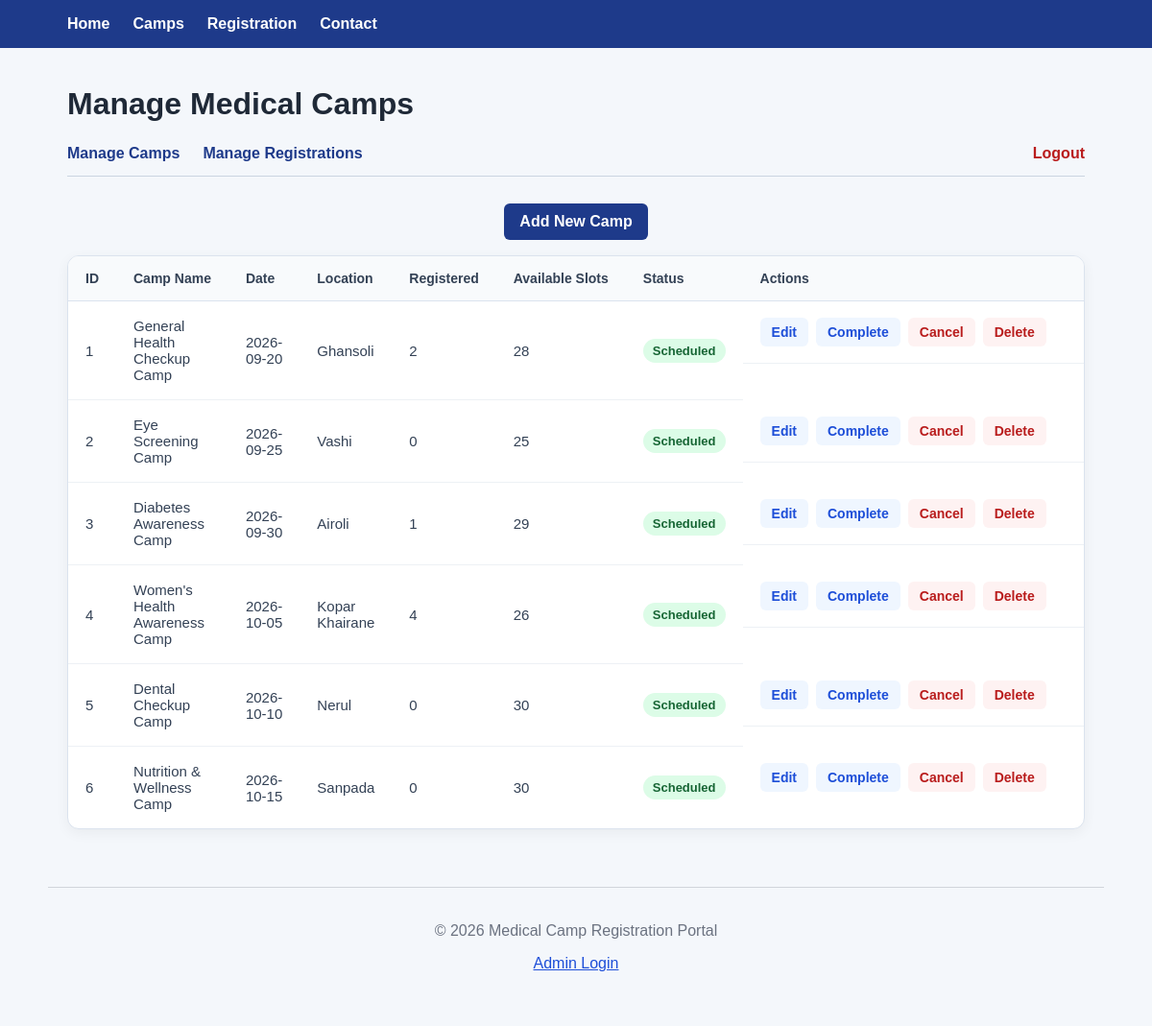
Screenshot of /admin/camps (signed in) with the database file from the repository.
### app/models/camp.py (models this page shows)
class Camp(Base):
    __tablename__ = "camps"
    id = Column(Integer, primary_key=True, index=True)
    name = Column(String(150), nullable=False)
    date = Column(String(20), nullable=False)
    location = Column(String(200), nullable=False)
    description = Column(Text, nullable=True)
    available_slots = Column(Integer, nullable=False)
    status = Column(
        String(20),
        nullable=False,
        default="scheduled"
    )
    registrations = relationship(
        "Registration",
        back_populates="camp"
    )

### app/main.py (the view)
@app.get("/admin/camps")
def admin_camps(
    request: Request,
    db: Session = Depends(get_db),
    admin: AdminUser = Depends(require_admin)
):
    camps = (
        db.query(Camp)
        .order_by(Camp.id)
        .all()
    )
    success = request.session.pop("admin_success", None)
    error = request.session.pop("admin_error", None)
    return templates.TemplateResponse(
        request=request,
        name="admin_camps.html",
        context={
            "camps": camps,
            "success": success,
            "error": error
        }
    )

### app/templates/admin_camps.html (shortened to what this page needs)
{% extends "base.html" %}
{% block content %}
<h1>Manage Medical Camps</h1>
<nav class="admin-nav" aria-label="Admin navigation">
    <a href="/admin/camps">Manage Camps</a>
    <a href="/admin/registrations">Manage Registrations</a>
    <a href="/admin/logout">Logout</a>
</nav>
<p>
    <a class="button" href="/admin/camps/new">
        Add New Camp
    </a>
</p>
{% if camps %}
<div class="table-container">
    <table class="registrations-table camp-management-table">
        <thead>
            <tr>
                <th>ID</th>
                <th>Camp Name</th>
                <th>Date</th>
                <th>Location</th>
                <th>Registered</th>
                <th>Available Slots</th>
                <th>Status</th>
                <th>Actions</th>
            </tr>
        </thead>
        <tbody>
            {% for camp in camps %}
            <tr>
                <td>{{ camp.id }}</td>
                <td>{{ camp.name }}</td>
                <td>{{ camp.date }}</td>
                <td>{{ camp.location }}</td>
                <td>{{ camp.registrations|length }}</td>
                <td>{{ camp.available_slots }}</td>
                <td>
                    <span class="status-badge status-{{ camp.status }}">
                        {{ camp.status|capitalize }}
                    </span>
                </td>
                <td class="action-buttons">
                    <a
                        class="edit-button"
                        href="/admin/camps/{{ camp.id }}/edit"
                    >
                        Edit
                    </a>
                    {% if camp.status == "scheduled" %}
                        <form
                            method="post"
                            action="/admin/camps/{{ camp.id }}/status"
                        >
                            <button
                                type="submit"
                                class="edit-button"
                            >
                                Complete
                            </button>
                        </form>
                        <form
                            method="post"
                            action="/admin/camps/{{ camp.id }}/status"
                        >
                            <button
                                type="submit"
                                class="delete-button"
                                onclick="return confirm('Cancel this medical camp?');"
                            >
                                Cancel
                            </button>
                        </form>
                    {% elif camp.status == "completed" %}
                        <span>Completed</span>
                    {% endif %}
                    <form
                        method="post"
                        action="/admin/camps/{{ camp.id }}/delete"
                    >
                        <button
                            type="submit"
                            class="delete-button"
                            onclick="return confirm('Delete this medical camp? This cannot be undone.');"
                        >
                            Delete
                        </button>
                    </form>
                </td>
            </tr>
            {% endfor %}
        </tbody>
    </table>
</div>
{% else %}
<p>No medical camps are currently available.</p>
{% endif %}
{% endblock %}

### app/static/style.css (style rules this page uses)
* { box-sizing: border-box; }
body { margin: 0; font-family: Arial, sans-serif; background: #f4f7fb; color: #1f2937; }
nav { max-width: 1100px; margin: 0 auto; padding: 0 20px; }
nav a { color: white; text-decoration: none; font-weight: 600; }
h1 { margin-bottom: 24px; }
form { max-width: 600px; }
button { padding: 10px 18px; border: none; border-radius: 6px; cursor: pointer; font-size: 12px; font-weight: 600; }
a { color: #1d4ed8; }
nav a { color: white; }
.button { display: block; width: fit-content; margin: auto auto 0; padding: 10px 16px; background: #1e3a8a; color: white; text-decoration: none; border-radius: 6px; font-weight: 600; }
.admin-nav { display: flex; align-items: center; gap: 24px; margin: 0 0 28px; padding: 0 0 14px; border-bottom: 1px solid #cbd5e1; }
.admin-nav a { color: #1e3a8a; text-decoration: none; font-weight: 600; }
.admin-nav a:last-child { margin-left: auto; color: #b91c1c; }
.table-container { overflow-x: hidden; background: white; border: 1px solid #dbe3ee; border-radius: 12px; box-shadow: 0 4px 14px rgba(0, 0, 0, 0.05); }
.registrations-table { width: 100%; min-width: 1000px; border-collapse: collapse; }
.registrations-table th { padding: 15px 18px; background: #f8fafc; color: #334155; font-size: 14px; font-weight: 700; text-align: left; border-bottom: 1px solid #dbe3ee; white-space: nowrap; }
.registrations-table td { padding: 17px 18px; color: #334155; font-size: 15px; vertical-align: middle; border-bottom: 1px solid #edf1f5; }
.registrations-table tbody tr:last-child td { border-bottom: none; }
.edit-button { display: inline-block; padding: 7px 12px; margin-right: 6px; border-radius: 6px; background: #eff6ff; color: #1d4ed8; text-decoration: none; font-size: 14px; font-weight: 600; }
.delete-button { padding: 7px 12px; border-radius: 6px; background: #fef2f2; color: #b91c1c; font-size: 14px; font-weight: 600; }
.status-badge { display: inline-block; padding: 5px 10px; border-radius: 999px; font-size: 13px; font-weight: 600; text-transform: capitalize; }
.status-scheduled { background: #dcfce7; color: #166534; }
.action-buttons { display: flex; gap: 8px; align-items: center; flex-wrap: wrap; }
.action-buttons form { margin: 0; max-width: none; }
.camp-management-table th:last-child, .camp-management-table td:last-child { width: 390px; min-width: 390px; }
.camp-management-table .action-buttons { display: flex; align-items: center; gap: 8px; flex-wrap: nowrap; white-space: nowrap; }
.camp-management-table .action-buttons form { display: inline-flex; margin: 0; }
.camp-management-table .action-buttons a, .camp-management-table .action-buttons button { display: inline-block; margin: 0; white-space: nowrap; }

### rows the page displays
Camp: id "1", name "General Health Checkup Camp", date "2026-09-20", location "Ghansoli", registrations|length "2", available_slots "28", status "Scheduled"
Camp: id "2", name "Eye Screening Camp", date "2026-09-25", location "Vashi", registrations|length "0", available_slots "25", status "Scheduled"
Camp: id "3", name "Diabetes Awareness Camp", date "2026-09-30", location "Airoli", registrations|length "1", available_slots "29", status "Scheduled"
Camp: id "4", name "Women's Health Awareness Camp", date "2026-10-05", location "Kopar Khairane", registrations|length "4", available_slots "26", status "Scheduled"
Camp: id "5", name "Dental Checkup Camp", date "2026-10-10", location "Nerul", registrations|length "0", available_slots "30", status "Scheduled"
Camp: id "6", name "Nutrition & Wellness Camp", date "2026-10-15", location "Sanpada", registrations|length "0", available_slots "30", status "Scheduled"
